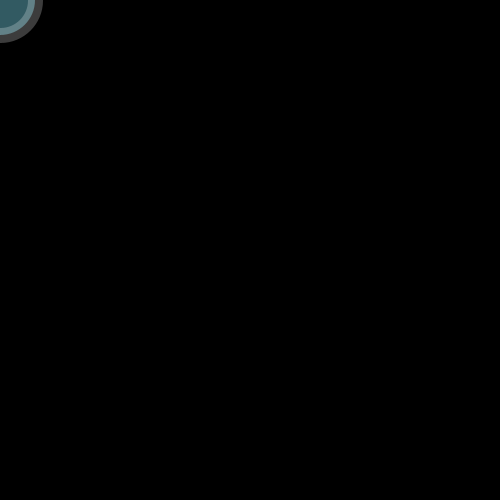
Frame 1 (no input)
Frame 60 (the mouse pressed at the canvas centre just before this capture): identical to frame 1, image omitted
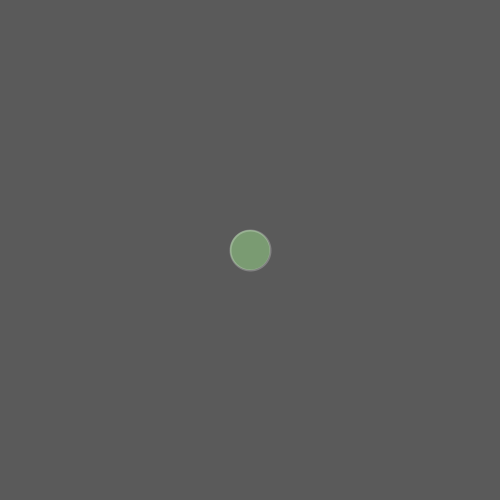
Frame 120 (the mouse held since frame 60 and released just before this capture)

The Processing sketch that drew these frames (run headless with seeded random() and noise(); from frame 60 on, the mouse is pressed at the canvas centre):

// Processing sketch: processing_164444
// ── processing_164444.pde

void setup() {
size(500, 500);
noCursor();
//background(0);
}
void draw() {
  frameRate(50);
//  background(0);  
  float sizeW = 100;
  float sizeH = 100;
  
  if (mousePressed == true) {
background(90);
} else {
background(0); // Black
}
  
  if ((mouseX >= 0) && (mouseX < 100)) {
    strokeWeight(15);
    fill(127,230,250,100);
    sizeW -= 30;
    sizeH -= 30;
  } else if ((mouseX > 100) && (mouseX < 200)) {
    strokeWeight(3);
    fill(255,133,133,100); 
    sizeW -= 45;
    sizeH -= 45;
  } else if ((mouseX > 200) && (mouseX < 300)) {
    strokeWeight(2);
    fill(170,255,150,100);
    sizeW -= 60;
    sizeH -= 60;
  } else if ((mouseX > 300) && (mouseX < 400)) {
    strokeWeight(1);
    fill(255,255,133,100);
    sizeW -= 75;
    sizeH -= 75;
  } else {
    strokeWeight(.4);
    fill(245,100);
    sizeW -= 90;
    sizeH -= 90;
  }
stroke(255,60);
ellipse(mouseX, mouseY,sizeW,sizeH);
}
